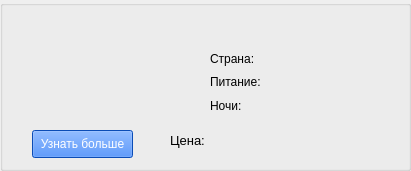
  <widget class="QGroupBox" name="groupBox">
   <property name="geometry">
    <rect>
     <x>110</x>
     <y>320</y>
     <width>411</width>
     <height>171</height>
    </rect>
   </property>
   <property name="title">
    <string/>
   </property>
   <widget class="QLabel" name="picture_1">
    <property name="geometry">
     <rect>
      <x>20</x>
      <y>20</y>
      <width>131</width>
      <height>101</height>
     </rect>
    </property>
    <property name="text">
     <string/>
    </property>
   </widget>
   <widget class="QLabel" name="name_1">
    <property name="geometry">
     <rect>
      <x>155</x>
      <y>10</y>
      <width>241</width>
      <height>31</height>
     </rect>
    </property>
    <property name="font">
     <font>
      <family>Segoe Print</family>
      <pointsize>11</pointsize>
      <underline>true</underline>
     </font>
    </property>
    <property name="text">
     <string/>
    </property>
   </widget>
   <widget class="QLabel" name="country_1">
    <property name="geometry">
     <rect>
      <x>270</x>
      <y>50</y>
      <width>121</width>
      <height>16</height>
     </rect>
    </property>
    <property name="text">
     <string/>
    </property>
   </widget>
   <widget class="QLabel" name="meals_1">
    <property name="geometry">
     <rect>
      <x>270</x>
      <y>70</y>
      <width>121</width>
      <height>20</height>
     </rect>
    </property>
    <property name="text">
     <string/>
    </property>
   </widget>
   <widget class="QLabel" name="label_4">
    <property name="geometry">
     <rect>
      <x>170</x>
      <y>120</y>
      <width>51</width>
      <height>41</height>
     </rect>
    </property>
    <property name="font">
     <font>
      <pointsize>10</pointsize>
     </font>
    </property>
    <property name="text">
     <string>Цена:</string>
    </property>
    <property name="textFormat">
     <enum>Qt::AutoText</enum>
    </property>
   </widget>
   <widget class="QLabel" name="nights_1">
    <property name="geometry">
     <rect>
      <x>270</x>
      <y>96</y>
      <width>121</width>
      <height>20</height>
     </rect>
    </property>
    <property name="text">
     <string/>
    </property>
   </widget>
   <widget class="QLabel" name="price_1">
    <property name="geometry">
     <rect>
      <x>230</x>
      <y>120</y>
      <width>161</width>
      <height>41</height>
     </rect>
    </property>
    <property name="font">
     <font>
      <family>Segoe Print</family>
      <pointsize>10</pointsize>
     </font>
    </property>
    <property name="text">
     <string/>
    </property>
   </widget>
   <widget class="QWidget" name="layoutWidget">
    <property name="geometry">
     <rect>
      <x>210</x>
      <y>50</y>
      <width>63</width>
      <height>64</height>
     </rect>
    </property>
    <layout class="QVBoxLayout" name="verticalLayout">
     <item>
      <widget class="QLabel" name="label_2">
       <property name="text">
        <string>Страна:</string>
       </property>
      </widget>
     </item>
     <item>
      <widget class="QLabel" name="label_5">
       <property name="text">
        <string>Питание:</string>
       </property>
      </widget>
     </item>
     <item>
      <widget class="QLabel" name="label_6">
       <property name="text">
        <string>Ночи:</string>
       </property>
      </widget>
     </item>
    </layout>
   </widget>
   <widget class="QPushButton" name="pushButton_11">
    <property name="geometry">
     <rect>
      <x>32</x>
      <y>130</y>
      <width>101</width>
      <height>28</height>
     </rect>
    </property>
    <property name="styleSheet">
     <string notr="true">color: white;
background-color:rgb(15, 107, 255)</string>
    </property>
    <property name="text">
     <string>Узнать больше</string>
    </property>
   </widget>
   <widget class="QPushButton" name="pushButton_13">
    <property name="geometry">
     <rect>
      <x>20</x>
      <y>20</y>
      <width>131</width>
      <height>101</height>
     </rect>
    </property>
    <property name="styleSheet">
     <string notr="true">border: 0.3 px solid white;
background-color:rgba(255, 0, 0, 0)</string>
    </property>
    <property name="text">
     <string/>
    </property>
   </widget>
   <widget class="QPushButton" name="pushButton_14">
    <property name="geometry">
     <rect>
      <x>160</x>
      <y>10</y>
      <width>231</width>
      <height>31</height>
     </rect>
    </property>
    <property name="font">
     <font>
      <underline>true</underline>
     </font>
    </property>
    <property name="styleSheet">
     <string notr="true">border: 0.3 px solid white;
background-color:rgba(255, 0, 0, 0)</string>
    </property>
    <property name="text">
     <string/>
    </property>
   </widget>
  </widget>
